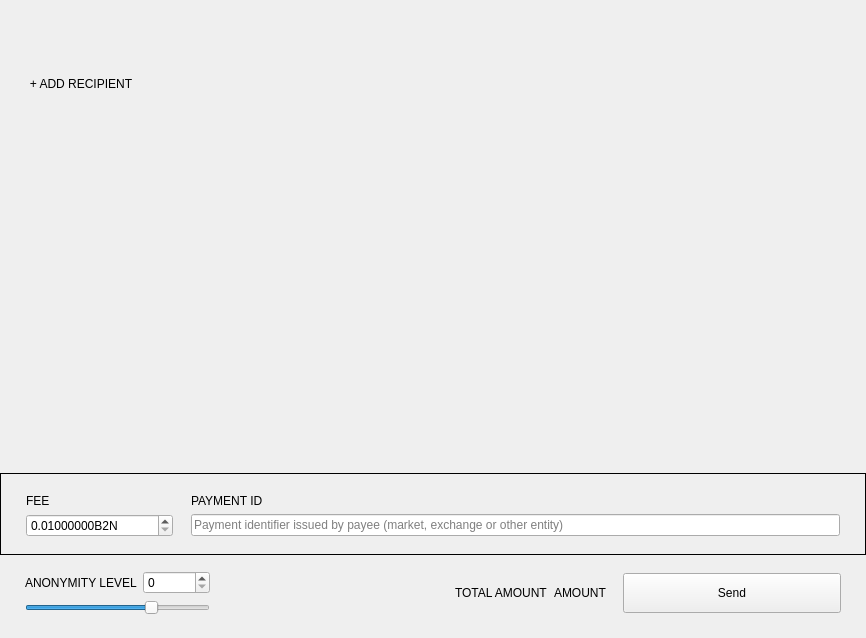
<?xml version="1.0" encoding="UTF-8"?>
<ui version="4.0">
 <class>SendFrame</class>
 <widget class="QFrame" name="SendFrame">
  <property name="geometry">
   <rect>
    <x>0</x>
    <y>0</y>
    <width>866</width>
    <height>638</height>
   </rect>
  </property>
  <property name="windowTitle">
   <string>Frame</string>
  </property>
  <property name="frameShape">
   <enum>QFrame::NoFrame</enum>
  </property>
  <property name="frameShadow">
   <enum>QFrame::Raised</enum>
  </property>
  <layout class="QVBoxLayout" name="verticalLayout">
   <property name="spacing">
    <number>5</number>
   </property>
   <property name="sizeConstraint">
    <enum>QLayout::SetDefaultConstraint</enum>
   </property>
   <property name="leftMargin">
    <number>0</number>
   </property>
   <property name="topMargin">
    <number>0</number>
   </property>
   <property name="rightMargin">
    <number>0</number>
   </property>
   <property name="bottomMargin">
    <number>0</number>
   </property>
   <item>
    <widget class="WalletGui::ResizableScrollArea" name="m_sendScrollarea">
     <property name="enabled">
      <bool>true</bool>
     </property>
     <property name="sizePolicy">
      <sizepolicy hsizetype="MinimumExpanding" vsizetype="Preferred">
       <horstretch>0</horstretch>
       <verstretch>0</verstretch>
      </sizepolicy>
     </property>
     <property name="autoFillBackground">
      <bool>false</bool>
     </property>
     <property name="styleSheet">
      <string notr="true"/>
     </property>
     <property name="frameShape">
      <enum>QFrame::NoFrame</enum>
     </property>
     <property name="sizeAdjustPolicy">
      <enum>QAbstractScrollArea::AdjustToContents</enum>
     </property>
     <property name="widgetResizable">
      <bool>true</bool>
     </property>
     <widget class="QWidget" name="scrollAreaWidgetContents">
      <property name="geometry">
       <rect>
        <x>0</x>
        <y>0</y>
        <width>866</width>
        <height>69</height>
       </rect>
      </property>
      <property name="sizePolicy">
       <sizepolicy hsizetype="Preferred" vsizetype="Preferred">
        <horstretch>0</horstretch>
        <verstretch>0</verstretch>
       </sizepolicy>
      </property>
      <property name="styleSheet">
       <string notr="true"/>
      </property>
      <layout class="QVBoxLayout" name="m_transfersLayout">
       <property name="spacing">
        <number>0</number>
       </property>
       <property name="sizeConstraint">
        <enum>QLayout::SetNoConstraint</enum>
       </property>
       <property name="leftMargin">
        <number>0</number>
       </property>
       <property name="topMargin">
        <number>0</number>
       </property>
       <property name="rightMargin">
        <number>0</number>
       </property>
       <property name="bottomMargin">
        <number>0</number>
       </property>
      </layout>
     </widget>
    </widget>
   </item>
   <item>
    <layout class="QHBoxLayout" name="horizontalLayout_2">
     <property name="spacing">
      <number>0</number>
     </property>
     <item>
      <spacer name="horizontalSpacer_3">
       <property name="orientation">
        <enum>Qt::Horizontal</enum>
       </property>
       <property name="sizeType">
        <enum>QSizePolicy::Fixed</enum>
       </property>
       <property name="sizeHint" stdset="0">
        <size>
         <width>25</width>
         <height>20</height>
        </size>
       </property>
      </spacer>
     </item>
     <item>
      <widget class="WalletGui::WalletNormalLinkLikeButton" name="m_addRecipientButton">
       <property name="cursor">
        <cursorShape>PointingHandCursor</cursorShape>
       </property>
       <property name="focusPolicy">
        <enum>Qt::NoFocus</enum>
       </property>
       <property name="text">
        <string>+ ADD RECIPIENT</string>
       </property>
       <property name="flat">
        <bool>true</bool>
       </property>
      </widget>
     </item>
     <item>
      <spacer name="horizontalSpacer_2">
       <property name="orientation">
        <enum>Qt::Horizontal</enum>
       </property>
       <property name="sizeHint" stdset="0">
        <size>
         <width>478</width>
         <height>17</height>
        </size>
       </property>
      </spacer>
     </item>
    </layout>
   </item>
   <item>
    <spacer name="verticalSpacer_2">
     <property name="orientation">
      <enum>Qt::Vertical</enum>
     </property>
     <property name="sizeType">
      <enum>QSizePolicy::MinimumExpanding</enum>
     </property>
     <property name="sizeHint" stdset="0">
      <size>
       <width>20</width>
       <height>20</height>
      </size>
     </property>
    </spacer>
   </item>
   <item>
    <widget class="QFrame" name="m_sendFeeFrame">
     <property name="frameShape">
      <enum>QFrame::Box</enum>
     </property>
     <property name="frameShadow">
      <enum>QFrame::Plain</enum>
     </property>
     <layout class="QGridLayout" name="gridLayout_2">
      <property name="leftMargin">
       <number>25</number>
      </property>
      <property name="topMargin">
       <number>20</number>
      </property>
      <property name="rightMargin">
       <number>25</number>
      </property>
      <property name="bottomMargin">
       <number>17</number>
      </property>
      <property name="horizontalSpacing">
       <number>18</number>
      </property>
      <item row="0" column="0">
       <widget class="WalletGui::WalletNormalGrayTextLabel" name="label_3">
        <property name="text">
         <string>FEE</string>
        </property>
       </widget>
      </item>
      <item row="0" column="1">
       <widget class="WalletGui::WalletNormalGrayTextLabel" name="m_paymentIdTextLabel">
        <property name="text">
         <string>PAYMENT ID</string>
        </property>
       </widget>
      </item>
      <item row="1" column="0">
       <widget class="QDoubleSpinBox" name="m_feeSpin">
        <property name="buttonSymbols">
         <enum>QAbstractSpinBox::UpDownArrows</enum>
        </property>
        <property name="suffix">
         <string notr="true">B2N</string>
        </property>
        <property name="decimals">
         <number>8</number>
        </property>
        <property name="minimum">
         <double>0.01000000</double>
        </property>
        <property name="maximum">
         <double>999999999.00000000</double>
        </property>
        <property name="singleStep">
         <double>0.01000000</double>
        </property>
        <property name="value">
         <double>0.01000000</double>
        </property>
       </widget>
      </item>
      <item row="1" column="1">
       <widget class="WalletGui::ClearableLineEdit" name="m_paymentIdEdit">
        <property name="styleSheet">
         <string notr="true">[errorState=&quot;true&quot;] {
  border-color: #ef3131;
}</string>
        </property>
        <property name="placeholderText">
         <string>Payment identifier issued by payee (market, exchange or other entity)</string>
        </property>
       </widget>
      </item>
     </layout>
    </widget>
   </item>
   <item>
    <widget class="QFrame" name="m_mixinFrame">
     <property name="frameShape">
      <enum>QFrame::NoFrame</enum>
     </property>
     <property name="frameShadow">
      <enum>QFrame::Raised</enum>
     </property>
     <layout class="QGridLayout" name="gridLayout">
      <property name="leftMargin">
       <number>25</number>
      </property>
      <property name="topMargin">
       <number>11</number>
      </property>
      <property name="rightMargin">
       <number>25</number>
      </property>
      <property name="bottomMargin">
       <number>23</number>
      </property>
      <item row="0" column="2" rowspan="2">
       <widget class="QLabel" name="label">
        <property name="text">
         <string/>
        </property>
       </widget>
      </item>
      <item row="0" column="5" rowspan="2">
       <widget class="WalletGui::WalletExtraNormalBlackTextLabel" name="m_totalAmountLabel">
        <property name="text">
         <string>AMOUNT</string>
        </property>
        <property name="indent">
         <number>0</number>
        </property>
       </widget>
      </item>
      <item row="0" column="1">
       <widget class="QSpinBox" name="m_mixinSpin">
        <property name="maximum">
         <number>999999999</number>
        </property>
       </widget>
      </item>
      <item row="0" column="3" rowspan="2">
       <spacer name="horizontalSpacer">
        <property name="orientation">
         <enum>Qt::Horizontal</enum>
        </property>
        <property name="sizeType">
         <enum>QSizePolicy::Expanding</enum>
        </property>
        <property name="sizeHint" stdset="0">
         <size>
          <width>298</width>
          <height>20</height>
         </size>
        </property>
       </spacer>
      </item>
      <item row="1" column="0" colspan="2">
       <widget class="QSlider" name="m_mixinSlider">
        <property name="maximumSize">
         <size>
          <width>16777215</width>
          <height>16777215</height>
         </size>
        </property>
        <property name="maximum">
         <number>10</number>
        </property>
        <property name="pageStep">
         <number>0</number>
        </property>
        <property name="value">
         <number>7</number>
        </property>
        <property name="tracking">
         <bool>false</bool>
        </property>
        <property name="orientation">
         <enum>Qt::Horizontal</enum>
        </property>
       </widget>
      </item>
      <item row="0" column="7" rowspan="2">
       <widget class="WalletGui::WalletLargeBlueButton" name="m_sendButton">
        <property name="sizePolicy">
         <sizepolicy hsizetype="Fixed" vsizetype="Fixed">
          <horstretch>0</horstretch>
          <verstretch>0</verstretch>
         </sizepolicy>
        </property>
        <property name="minimumSize">
         <size>
          <width>218</width>
          <height>40</height>
         </size>
        </property>
        <property name="maximumSize">
         <size>
          <width>218</width>
          <height>40</height>
         </size>
        </property>
        <property name="focusPolicy">
         <enum>Qt::NoFocus</enum>
        </property>
        <property name="text">
         <string>Send</string>
        </property>
       </widget>
      </item>
      <item row="0" column="4" rowspan="2">
       <widget class="WalletGui::WalletNormalGrayTextLabel" name="label_2">
        <property name="text">
         <string>TOTAL AMOUNT</string>
        </property>
       </widget>
      </item>
      <item row="0" column="0">
       <widget class="WalletGui::WalletNormalGrayTextLabel" name="m_mixinTextLabel">
        <property name="text">
         <string>ANONYMITY LEVEL</string>
        </property>
       </widget>
      </item>
      <item row="0" column="6" rowspan="2">
       <spacer name="horizontalSpacer_4">
        <property name="orientation">
         <enum>Qt::Horizontal</enum>
        </property>
        <property name="sizeType">
         <enum>QSizePolicy::Fixed</enum>
        </property>
        <property name="sizeHint" stdset="0">
         <size>
          <width>10</width>
          <height>20</height>
         </size>
        </property>
       </spacer>
      </item>
     </layout>
    </widget>
   </item>
  </layout>
 </widget>
 <customwidgets>
  <customwidget>
   <class>WalletGui::WalletNormalGrayTextLabel</class>
   <extends>QLabel</extends>
   <header>Gui/Common/WalletTextLabel.h</header>
  </customwidget>
  <customwidget>
   <class>WalletGui::WalletLargeBlueButton</class>
   <extends>QPushButton</extends>
   <header>Gui/Common/WalletBlueButton.h</header>
  </customwidget>
  <customwidget>
   <class>WalletGui::ClearableLineEdit</class>
   <extends>QLineEdit</extends>
   <header>Gui/Common/ClearableLineEdit.h</header>
  </customwidget>
  <customwidget>
   <class>WalletGui::ResizableScrollArea</class>
   <extends>QScrollArea</extends>
   <header>Gui/Common/ResizableScrollArea.h</header>
   <container>1</container>
  </customwidget>
  <customwidget>
   <class>WalletGui::WalletNormalLinkLikeButton</class>
   <extends>QPushButton</extends>
   <header>Gui/Common/WalletLinkLikeButton.h</header>
  </customwidget>
  <customwidget>
   <class>WalletGui::WalletExtraNormalBlackTextLabel</class>
   <extends>QLabel</extends>
   <header>Gui/Common/WalletTextLabel.h</header>
  </customwidget>
 </customwidgets>
 <tabstops>
  <tabstop>m_paymentIdEdit</tabstop>
  <tabstop>m_mixinSlider</tabstop>
  <tabstop>m_sendScrollarea</tabstop>
 </tabstops>
 <resources/>
 <connections>
  <connection>
   <sender>m_sendButton</sender>
   <signal>clicked()</signal>
   <receiver>SendFrame</receiver>
   <slot>sendClicked()</slot>
   <hints>
    <hint type="sourcelabel">
     <x>53</x>
     <y>561</y>
    </hint>
    <hint type="destinationlabel">
     <x>432</x>
     <y>294</y>
    </hint>
   </hints>
  </connection>
  <connection>
   <sender>m_mixinSlider</sender>
   <signal>valueChanged(int)</signal>
   <receiver>SendFrame</receiver>
   <slot>mixinValueChanged(int)</slot>
   <hints>
    <hint type="sourcelabel">
     <x>221</x>
     <y>520</y>
    </hint>
    <hint type="destinationlabel">
     <x>432</x>
     <y>294</y>
    </hint>
   </hints>
  </connection>
  <connection>
   <sender>m_addRecipientButton</sender>
   <signal>clicked()</signal>
   <receiver>SendFrame</receiver>
   <slot>addRecipientClicked()</slot>
   <hints>
    <hint type="sourcelabel">
     <x>78</x>
     <y>414</y>
    </hint>
    <hint type="destinationlabel">
     <x>432</x>
     <y>294</y>
    </hint>
   </hints>
  </connection>
  <connection>
   <sender>m_paymentIdEdit</sender>
   <signal>textChanged(QString)</signal>
   <receiver>SendFrame</receiver>
   <slot>validatePaymentId(QString)</slot>
   <hints>
    <hint type="sourcelabel">
     <x>538</x>
     <y>521</y>
    </hint>
    <hint type="destinationlabel">
     <x>432</x>
     <y>318</y>
    </hint>
   </hints>
  </connection>
  <connection>
   <sender>m_mixinSpin</sender>
   <signal>valueChanged(int)</signal>
   <receiver>SendFrame</receiver>
   <slot>mixinValueChanged(int)</slot>
   <hints>
    <hint type="sourcelabel">
     <x>201</x>
     <y>575</y>
    </hint>
    <hint type="destinationlabel">
     <x>432</x>
     <y>318</y>
    </hint>
   </hints>
  </connection>
 </connections>
 <slots>
  <slot>sendClicked()</slot>
  <slot>clearAllClicked()</slot>
  <slot>addRecipientClicked()</slot>
  <slot>mixinValueChanged(int)</slot>
  <slot>validatePaymentId(QString)</slot>
 </slots>
</ui>
